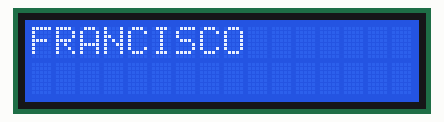
This sketch was run on a simulated Arduino Uno, built with avr-gcc and run on an emulated ATmega328P. Parts: 16×2 character LCD.

Above: at 0.1 s.
At 2.1 s:
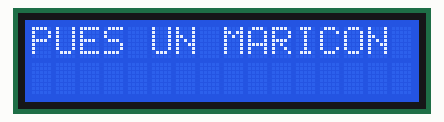

The sketch:

prueba_lcd.ino
```cpp
#include <Wire.h>

#include <LiquidCrystal_SR.h>

// Defining LCD and Pins for interfacing.

LiquidCrystal_SR lcd(6,5,9); // Pin 6 - Data Enable/ SER, Pin 5 - Clock/SCL, Pin 9 -SCK

void setup()

{

  lcd.begin(16, 2); // Initializing LCD

  lcd.home(); // Setting Cursor at Home i.e. 0,0

}

void loop()

{

  lcd.print("FRANCISCO"); // Print Something on LCD

  delay(2000); // Waiting for a while

  lcd.clear(); // Clearing LCD

  lcd.print("PUES UN MARICON");

  delay(2000);

  lcd.clear();

}
```

Measured:
- what the display in image 1 shows lasts 2.0 s, from 2.1 s to 4.1 s
